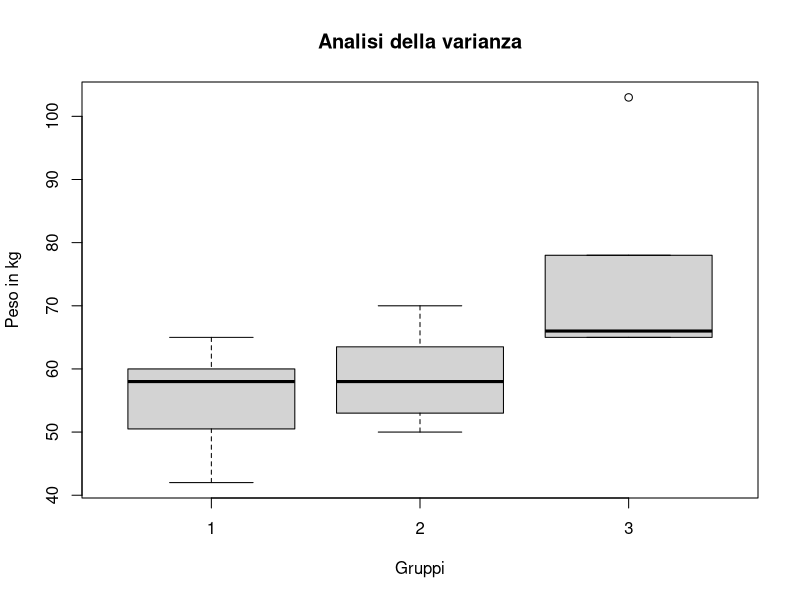

The R source for this figure:
# lezione 2 approfondimento anova
# file lab2rivisto.r
rm(list=ls()); ls()
# peso x
x<-c(64,54,65,42,58,50,58,65,78,52,48,66,58,103,63,70,65,53,62,58)
x; length(x)
# altezza y
y<-c(168,166,162,151,168,170,167,172,175,165,158,173,
     163,185,165,170,175,158,160,163); y; length(y)
# suddivisione in classi con cut()  ##############################
summary(x)
xcl<-cut(x,c(40,57,64,105), labels=F); xcl
summary(y)
ycl<-cut(y,c(150,164,170,190), labels=F); ycl
# analisi della varianza
# media dei pesi per altezza 1,2,3
b<-(x[ycl==1]);b              # 65 42 48 58 53 62 58 peso dei bassi
m<-(x[ycl==2]);m              # 64 54 58 50 58 52 63 70 peso dei medi
a<-(x[ycl==3]);a              # 65 78 66 103 65 peso degli alti
nb<-length(b); nb             # 7 numero dei bassi
nm<-length(m); nm             # 8 numero dei medi
na<-length(a); na             # 5 numero degli alti
n<-length(x); n               # 20 numero totale
mb<-sum(b)/nb; mb             # 55.14286 media dei bassi
mm<-sum(m)/nm; mm             # 58.625 media dei medi
ma<-sum(a)/na; ma             # 75.4 media degli alti
mt<-sum(x)/n; mt              # 61.6 media totale
# varianze  
vt<-sum((x-mt)^2)/n; vt       # 154.74 varianza totale
# varianza tra gruppi
vb<-(((mb-mt)^2)*nb+((mm-mt)^2)*nm+((ma-mt)^2)*na)/n; vb #65.74339
# varianza interna ai gruppi o residua
vw<-(sum((b-mb)^2)+sum((m-mm)^2)+sum((a-ma)^2))/n; vw  # 88.99661
vt; vb+vw     # 154.74 = 65.74339 + 88.99661 scomposizione della varianza
# eta quadro
eta2<-vb/vt; eta2
boxplot(b,m,a)
title(main="Analisi della varianza",xlab=("Gruppi"), ylab="Peso in kg")
#devianze
dt<-vt*n; dt                 # 3094.8 devianza totale
db<-vb*n; db                 # 1314.868 devianza between
dw<-vw*n; dw                 # 1779.932 devianza within
dt; db+dw   # 3094.8 = 1314.868 + 1779.932 scomposizione della devianza
# funzione di R
mod<-aov(x~factor(ycl))
summary(mod)
anova(mod)




